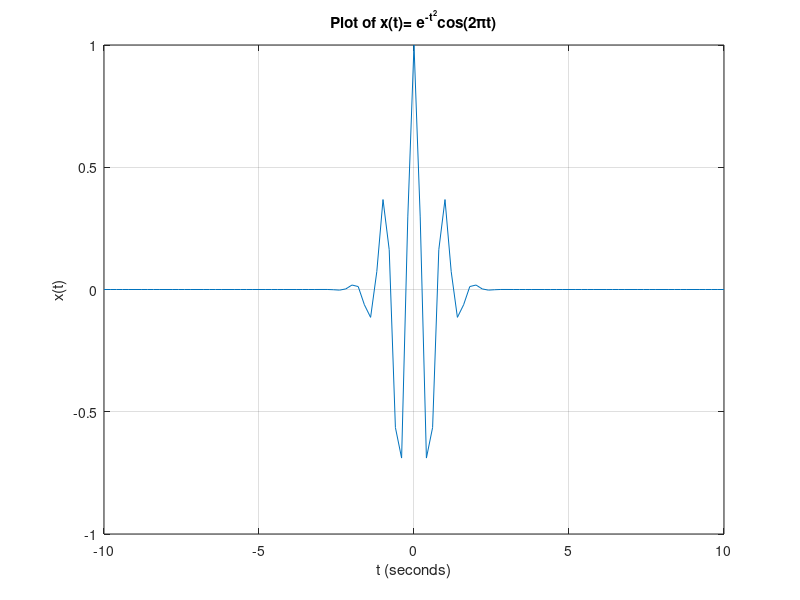

This figure's MATLAB source: (Note: this script raises an error after producing the figure.)
% TASK 1
t = -10:0.2:10;
x = exp(-t.^2).*cos(2*pi*t);
plot(t,x);
grid on;
title('Plot of x(t)= e^{-t^2}cos(2\pit)');
xlabel('t (seconds)');
ylabel('x(t)');

%TASK 2
t=-5:0.1:5;
plot(t,relu(t));
grid;
title('Plot of relu(t)');
xlabel('t');
ylabel('relu(t)');

% TASK 3
t= -5:0.1:5;
figure;
plot(t, even(t,@relu));
grid;
title('Even Part of relu(t)');
xlabel('t');
ylabel('Even component of relu(t)');

t= -5:0.1:5;
figure;
plot(t, odd(t, @relu));
grid;
title('Odd Part of relu(t)');
xlabel('t');
ylabel('Odd component of relu(t)');